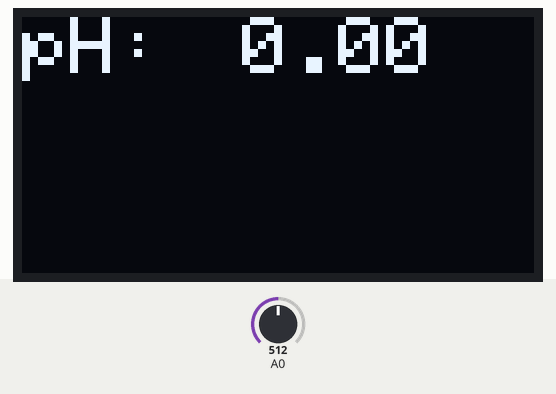
Bench run of a sketch on a simulated Arduino Uno, built with avr-gcc and run on an emulated ATmega328P. On the bench: 128×64 one-colour display. The test bench sets the inputs (shaded band); at power-on: A0 = 512. What the sketch prints to the serial monitor is not drawn.

Above: at 1.2 s.
1.3 s: A0 set to 716
At 3.9 s:
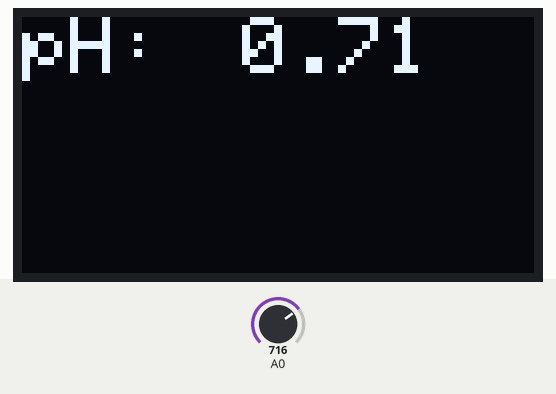
4.2 s: A0 set to 900
At 7.1 s:
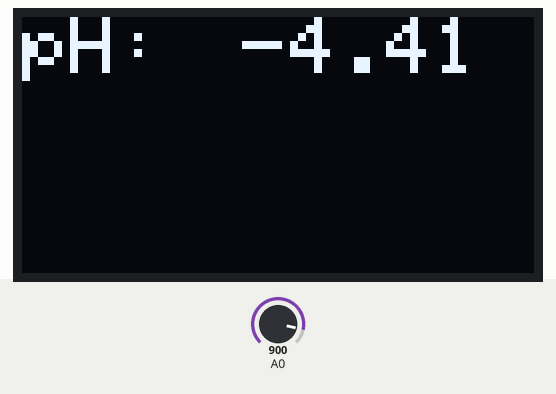
7.2 s: A0 set to 1023
At 9.6 s:
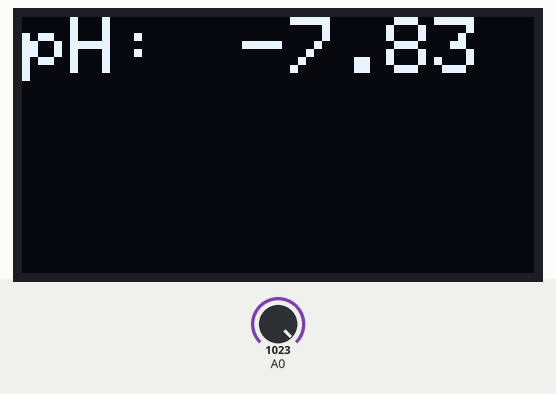
Timing chart, 0 to 11.1 s (numbered marks = the images above; inputs shaded):
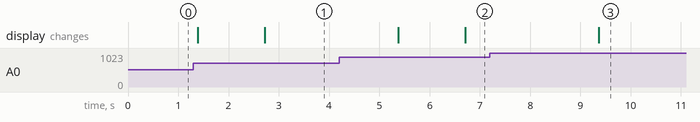

The sketch:

pH_Meter_Arduino_Code.ino
```cpp
#include <Wire.h>
#include <Adafruit_GFX.h>
#include <Adafruit_SSD1306.h>
#include <SimpleTimer.h>

SimpleTimer timer;

float calibration_value = 21.34 - 0.7;
int phval = 0;
unsigned long int avgval;
int buffer_arr[10],temp;

float ph_act;

#define SCREEN_WIDTH 128
#define SCREEN_HEIGHT 64

#define OLED_RESET     -1
Adafruit_SSD1306 display(SCREEN_WIDTH, SCREEN_HEIGHT, &Wire, OLED_RESET);

void setup()
{
  Wire.begin();
 Serial.begin(9600);
  display.begin(SSD1306_SWITCHCAPVCC, 0x3C);
  display.clearDisplay();
  display.setTextColor(WHITE);


timer.setInterval(500L, display_pHValue);
}
void loop() {
  timer.run();
 for(int i=0;i<10;i++)
 {
 buffer_arr[i]=analogRead(A0);
 delay(30);
 }
 for(int i=0;i<9;i++)
 {
 for(int j=i+1;j<10;j++)
 {
 if(buffer_arr[i]>buffer_arr[j])
 {
 temp=buffer_arr[i];
 buffer_arr[i]=buffer_arr[j];
 buffer_arr[j]=temp;
 }
 }
 }
 avgval=0;
 for(int i=2;i<8;i++)
 avgval+=buffer_arr[i];
 float volt=(float)avgval*5.0/1024/6;
  ph_act = -5.70 * volt + calibration_value;

 Serial.println("pH Val: ");
 Serial.print(ph_act);
 delay(1000);
}

void display_pHValue()
{
  display.clearDisplay();
  display.setTextSize(2);
  display.setCursor(0,0);
  display.print("pH:");

  display.setTextSize(2);
  display.setCursor(55, 0);
  display.print(ph_act);

 display.display();
}
```

Measured:
- after the input at 1.3 s, the display: first differs from a run without the input after 1.4 s (image 1)
- after the input at 4.2 s, the display: first changes after 1.2 s (image 2 shows a later state)
- after the input at 7.2 s, the display: changes after 2.2 s (image 3)
